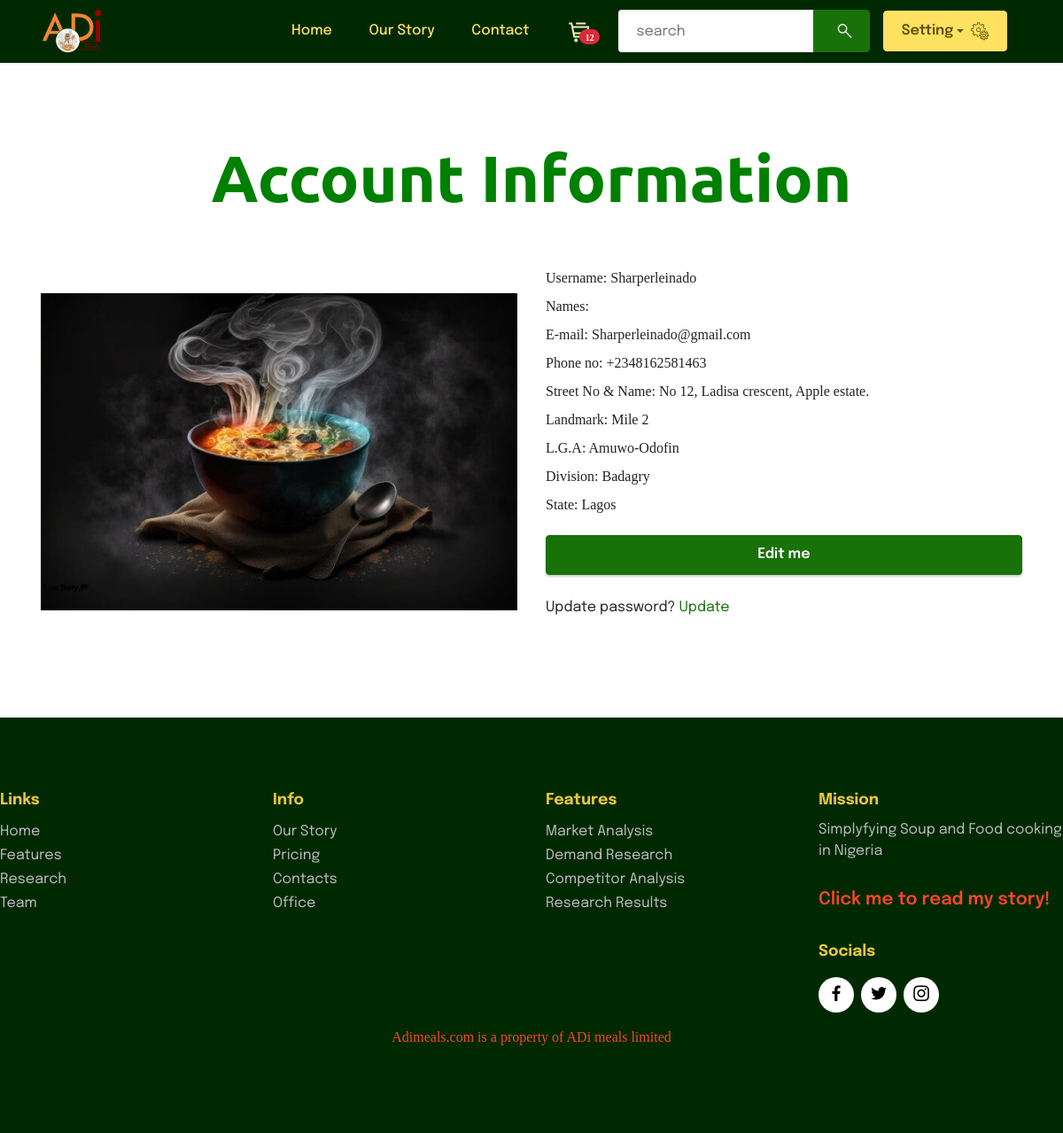
Page /authentication/account_info/ (signed in) on the committed database.
### authentication/models.py (models this page shows, shortened)
class User(AbstractUser):
    pass

class Mobile(models.Model):
    user = models.ForeignKey(User, on_delete=models.CASCADE, default=None)
    phone_no = PhoneNumberField()

### address/models.py (models this page shows, shortened)
class UserAddress(models.Model):
    user = models.ForeignKey(User,on_delete=models.CASCADE,default=None)
    state = models.CharField(max_length=50)
    division = models.CharField(max_length=50, null=True)
    lga = models.CharField(max_length=50, null=True)
    lcda = models.CharField(max_length=50, null=True)
    street_name = models.CharField(max_length=300, null=True)

### authentication/views.py (the view)
# urls.py: path('account_info/',views.account_info,name='account_info'),
def account_info(request):
    address = ""
    fname = ""
    lname = ""
    email = ""
    address = ""
    phone = ""
    try:
        uname = request.user.username
        fname = request.user.first_name
        lname = request.user.last_name
        email = request.user.email
        address = UserAddress.objects.get(user=request.user)
        phone = Mobile.objects.get(user=request.user)
    except UserAddress.DoesNotExist:
        messages.info(request, "Please, kindly fill in your address")
        return redirect(reverse('address:register_address'))
    except AttributeError:
        pass
    except Mobile.DoesNotExist:
        messages.info(request, "Please, kindly fill in your phone number")
        return redirect(reverse('authentication:mobile'))
    except Exception as e:
        messages.info(request, "Oooops!! Something went wrong.")
        return redirect(reverse('address:register_address'))
    return render(request,'authentication/account_info.html',{'names':[uname,fname,lname,email,phone,address]})

### cart/models.py (called while the page is built)
    def total_quantity(self):
        cartitems = self.cartitems.all()
        total_price = sum([item.quantity for item in cartitems])
        return total_price

### my_site/context_processors.py (called while the page is built)
def context_render(request):
    cart = ""
    fname = ""
    cart_quantity = ""
    try:
        if request.user.is_authenticated:
            cart = Cart.objects.get(user=request.user)
            cart_quantity = cart.total_quantity()
            fname = request.user.first_name
        else:
            cart = Cart.objects.get(session_id=request.session['cart_users'],is_paid=False)
            cart_quantity = cart.total_quantity()
            fname = "Anonymous"
    except:
        cart_quantity = 0
    return {'cart':cart,'cart_quantity':cart_quantity,'fname':fname}

### authentication/templates/authentication/account_info.html (shortened to what this page needs)
{% extends "base/base.html" %}
{% load static %}
{% block pageBody %}
<section data-bs-version="5.1" class="image2 cid-u0tuxl367X" id="image2-7">
    <div class="container">
        <div class="mbr-section-head">
            <div class="col-md-12 col-lg-10 m-auto align-center">
                <h1 class="mbr-section-title mbr-white mbr-fonts-style mb-3 display-1" style="color:green;"><strong>Account Information</strong></h1>
            </div><br><br>
        </div>
        {% if user.is_authenticated %}
            <div class="row align-items-center">
                <div class="col-12 col-lg">
                    <p>Username: {{names.0|capfirst}}</p>
                    <p>Names: {{names.1|capfirst}} {{names.2|capfirst}}</p>
                    <p>E-mail: {{names.3|capfirst}}</p>
                    <p>Phone no: {{names.4.phone_no}}</p>
                    <p>Street No & Name: {{names.5.street_name|capfirst}}</p>
                    <p>Landmark: {{names.5.lcda|capfirst}}</p>
                    <p>L.G.A: {{names.5.lga|capfirst}}</p>
                    <p>Division: {{names.5.division|capfirst}}</p>
                    <p>State: {{names.5.state|capfirst}}</p>
                    <div class="col-lg-12 col-md-12 col-sm-12 align-center mbr-section-btn">
                        <button type="submit" class="btn btn-primary display-4 w-100 " onClick = "window.location= '{% url 'authentication:edit_account' %}';">Edit me</button>
                    </div>
                    <p class="mt-3  display-4">Update password? <a href="{% url 'authentication:setpassword' %}">Update</a></p>
                </div>
                <div class="col-12 col-lg-6">
                    <div class="image-wrapper">
                        <img src="{% static 'assets/images/hot-soup-bowl-against-dark-background-410516-41370-626x417.jpg' %}"
                            alt="ADI Foods">
                    </div>
                </div>
            </div>
        </div>
        {% endif %}
</section>
{% endblock %}

### static/assets/theme/css/style.css (style rules this page uses)
section { background-color: #ffffff; }
body { font-style: normal; line-height: 1.5; font-weight: 400; color: #232323; position: relative; }
button { background-color: transparent; border-color: transparent; }
section, .container, .container-fluid { position: relative; word-wrap: break-word; }
a { font-style: normal; font-weight: 400; cursor: pointer; }
a, a:hover { text-decoration: none; }
.mbr-section-title { font-style: normal; line-height: 1.3; }
h1, h2, h3, h4, h5, h6, .display-1, .display-2, .display-4, .display-5, .display-7, span, p, a { line-height: 1; word-break: break-word; word-wrap: break-word; font-weight: 400; }
b, strong { font-weight: bold; }
section { background-position: 50% 50%; background-repeat: no-repeat; background-size: cover; }
.mbr-white { color: #ffffff; }
.align-center { text-align: center; }
img, iframe { display: block; width: 100%; }
.mbr-section-btn { margin-left: -0.6rem; margin-right: -0.6rem; font-size: 0; }
.btn { font-weight: 600; border-width: 1px; font-style: normal; margin: 0.6rem 0.6rem; white-space: normal; transition: all 0.2s ease-in-out; display: inline-flex; align-items: center; justify-content: center; word-break: break-word; }
[type=submit] { -webkit-appearance: none; }
.row { display: -webkit-flex; -webkit-flex-wrap: wrap; }
html, body { height: auto; min-height: 100vh; }
@media (min-width: 992px) { .container { padding-left: 16px; padding-right: 16px; } }
@media (min-width: 992px) { .row { margin-left: -16px; margin-right: -16px; } }
@media (min-width: 992px) { .row > [class*=col] { padding-left: 16px; padding-right: 16px; } }

### static/master.css (style rules this page uses)
body { margin-top: 5px; }

### rows in the picture
User: username "Sharperleinado", email "Sharperleinado@gmail.com"
Mobile: phone_no "+2348162581463"
UserAddress: street_name "No 12, Ladisa crescent, Apple estate.", lcda "Mile 2", lga "Amuwo-Odofin", division "Badagry", state "Lagos"

### other values in the picture
{{ cart_quantity }} "12"
